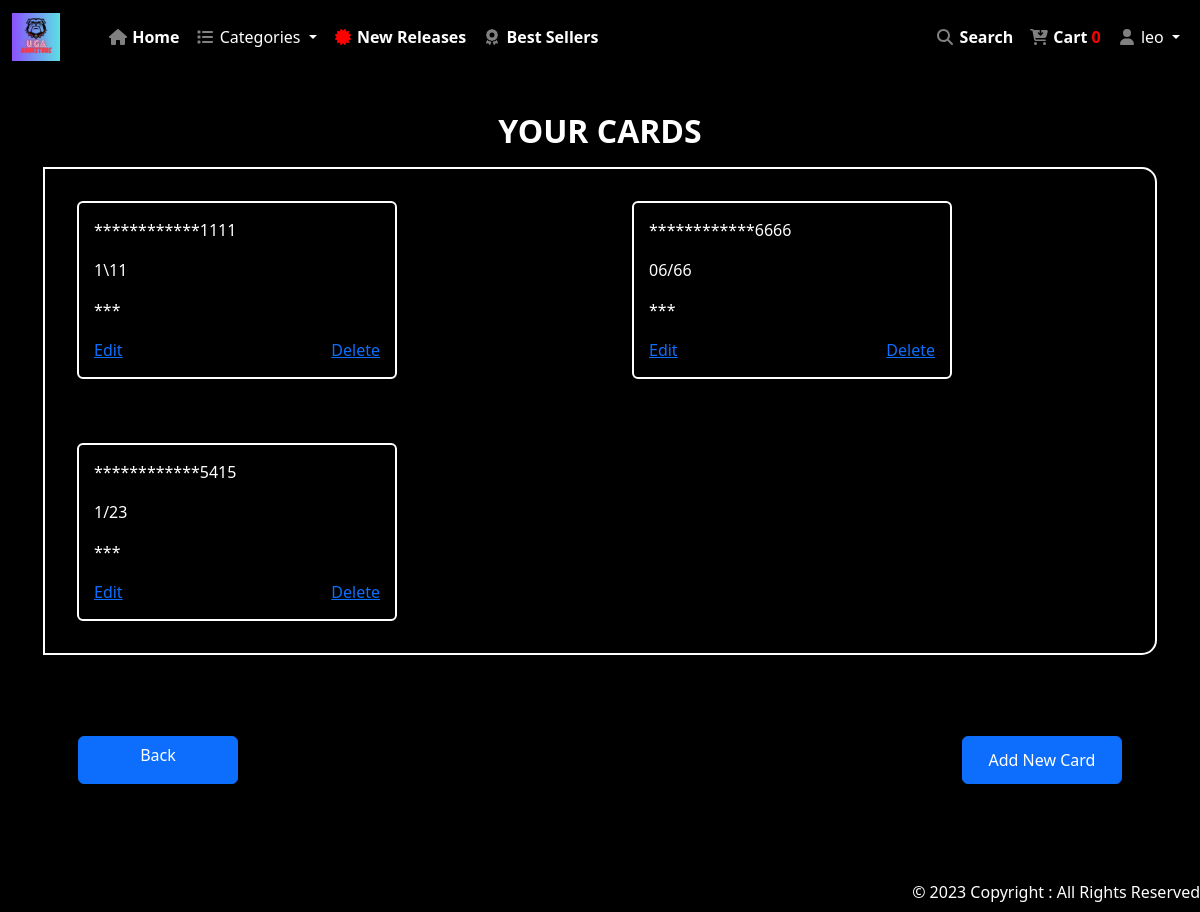
The page /payment (signed in) on the database its author committed.
### app/models.py (models this page shows, shortened)
class Order(models.Model):
    customer = models.ForeignKey(User, on_delete=models.SET_NULL, null=True, blank=True)
    date_ordered = models.DateTimeField(auto_now_add=True)
    complete = models.BooleanField(default=False)
    transaction_id = models.CharField(max_length=100, null=True)
    cart_total = models.DecimalField(max_digits=10, decimal_places=2, default=0.00)
    shipping_address = models.ForeignKey(Address, on_delete=models.SET_NULL, null=True, blank=True)
    credit_card = models.ForeignKey(PaymentDetails, on_delete=models.SET_NULL, null=True, blank=True)
    @property
    def get_cart_items(self):
        orderitems = self.orderitem_set.all()
        total = sum([item.quantity for item in orderitems])
        return total

class User(models.Model):
    account_id = models.IntegerField(unique=True, default=random_number_generator)
    firstname = models.CharField(max_length=100)
    lastname = models.CharField(max_length=100)
    phonenumber = models.CharField(max_length=100)
    email = models.CharField(max_length=100)
    password = models.CharField(max_length=100)
    accept_terms = models.BooleanField(default=False)
    is_active = models.BooleanField(default=False)
    is_loggedin = models.BooleanField(default=False)
    is_admin = models.BooleanField(default=False)
    activation_token = models.CharField(max_length=255, blank=True, null=True)
    reset_token = models.CharField(max_length=255, blank=True, null=True)

class PaymentDetails(models.Model):
    payment_id = models.IntegerField(unique=True, primary_key=True, default=random_id)
    account_id = models.IntegerField()
    card_number = models.CharField(max_length=80, default=' ')
    expiration_date = models.CharField(max_length=5, default=' ', blank=True)
    security_code = models.CharField(max_length=80, default=' ', blank=True)

### app/views.py (the view, shortened to what this page needs)
# urls.py: path('payment', views.PaymentView.as_view(), name="payment"),
class PaymentView(View):
    def decrypt(self, encrypted_value):
        decrypted_value = signing.loads(encrypted_value)
        return decrypted_value
    def get(self, request):
        user = User.objects.get(id=request.session.get('user_id')) if request.session.get('user_id') else None
        user_cards = PaymentDetails.objects.filter(account_id=user.account_id)
        order, created = Order.objects.get_or_create(customer=user, complete=False)
        return render(request, "app/profile/payment.html", {'user': user, 'user_cards': user_cards, 'order': order})

### app/templatetags/custom_filters.py (called while the page is built)
@register.filter
def decrypt_value(encrypted_value):
    return PaymentView().decrypt(encrypted_value)

### app/templates/app/profile/payment.html (shortened to what this page needs)
{% extends 'app/base.html' %}
{% load static %}
{% load static custom_filters %}
{% block main-content %}
<form method="post">
    <section class="gradient-custom-2">
        <div class="container py-5 h-100">
            <div class="text-center">
            <h2 class="fw-bold mb-3 text-uppercase">YOUR CARDS</h2>
            </div>
            <div class="row d-flex justify-content-center align-items-center h-100">
                <div class="col-12">
                    <div class="card card-registration card-registration-2" style="border-radius: 15px; display: flex; flex-direction: column; align-items: center; background-color: black;">
                        <div class="card-body p-0">
                            <div class="row g-0">
                                <div class="bg-indigo text-white" style="background: black; display: flex; flex-wrap: wrap; border: 2px solid white;">
                                    {% for card in user_cards %}
                                        <div class="col-md-6">
                                            <div class="card" style="width: 20rem; margin: 2rem; padding: 15px; background: black; color: white; border: 2px solid white;">
                                                <p>{% with card_number=card.card_number|decrypt_value %}
                                                    ************{{ card_number|slice:"-4:" }}
                                                    {% endwith %}</p>
                                                <p>{{ card.expiration_date }}</p>
                                                <p>***</p>
                                                <div style="display: flex; flex-direction: row; justify-content: space-between;">
                                                    <a href="{% url 'edit_card' payment_id=card.payment_id %}">Edit</a>
                                                    <a href="{% url 'delete_card' payment_id=card.payment_id %}">Delete</a>
                                                </div>
                                            </div>
                                        </div>
                                    {% endfor %}
                                </div>
                            </div>
                        </div>
                    </div>
                </div>
                <div style="width: 100%; margin: 2rem; padding: 3rem; display: flex; flex-direction: row; justify-content: space-between;">
                    <a class="btn btn-primary button-style" href="{% url 'profile' %}" type="button">Back</a>
                    <button class="btn btn-primary button-style" type="submit">Add New Card</button>
                </div>
            </div>
        </div>
    </section>
</form>
{% endblock main-content %}

### app/templates/app/base.html (shortened to what this page needs)
<!DOCTYPE html>
{% load static %}
<html lang="en">
<head>
    <link rel="stylesheet" href="https://cdnjs.cloudflare.com/ajax/libs/font-awesome/4.7.0/css/font-awesome.min.css">
    <link href="https://cdn.jsdelivr.net/npm/bootstrap@5.3.0/dist/css/bootstrap.min.css"
    rel="stylesheet"
>
    <link rel='stylesheet' href={% static 'app/css/owl.carousel.min.css' %} />
    <link rel='stylesheet' href={% static 'app/css/all.min.css' %} />
    <link rel='stylesheet' href={% static 'app/css/style.css' %} />
</head>
<body>
    <nav class="navbar fixed-top navbar-expand-lg bg-body-tertiary" style="background-color: black !important">
        <div class="container" style="width: auto">
            <a class="navbar-brand" href="#">
              <img src="/static/app/images/icons/bulldog.jpg" width="48px" height="48px" alt="">
            </a>
          </div>
        <div class="container-fluid">
          <div class="collapse navbar-collapse" id="navbarSupportedContent">
            <ul class="navbar-nav me-auto mb-2 mb-lg-0">
              <li class="nav-item">
                <a class="nav-link active" aria-current="page" href="{% url 'home' %}"><i class="fa fa-fw fa-home" style="color: grey;"></i> Home</a>
              </li>
              <li class="nav-item dropdown">
                <a class="nav-link dropdown-toggle" href="#" role="button" data-bs-toggle="dropdown" aria-expanded="false">
                  <i class="fa fa-fw fa-list" style="color: grey;"></i>
                  Categories
                </a>
              </li>
              <li class="nav-item">
                <a class="nav-link active" aria-current="page" href="{% url 'new-releases' %}" style="width: max-content"><i class="fa fa-fw fa-certificate" style="color: red;"></i> New Releases</a>
              </li>
              <li class="nav-item">
                <a class="nav-link active" aria-current="page" href="{% url 'top-sellers' %}" style="width: max-content"><i class="fa fa-fw fa-award" style="color: grey;"></i> Best Sellers</a>
              </li>
            </ul>
          </div>
          <ul class="navbar-nav me-auto mb-2 mb-lg-0">
            <li class="nav-item">
              <a class="nav-link active" aria-current="page" href="{% url 'search' %}" style="width: max-content"><i class="fa fa-fw fa-search" style="color: grey;"></i> Search</a>
            </li>
            {% if user.is_active %}
            <li class="nav-item">
              <a class="nav-link active" aria-current="page" href="{% url 'cart' %}"><i class="fa fa-fw fa-cart-arrow-down" style="color: grey;"></i> Cart <span style="color: red;">{{order.get_cart_items}}</span>
              </a>
            </li>
              <li class="nav-item dropdown">
                <a class="nav-link dropdown-toggle" href="#" role="button" data-bs-toggle="dropdown" aria-expanded="false">
                  <i class="fa fa-fw fa-user" style="color: grey;"></i> {{ user.firstname }}
                </a>
              </li>
            {% endif %}
          </ul>
        </div>
      </nav>
      {% block main-content %}{% endblock main-content %}
      <footer class="footer-style fixed-bottom">
        © 2023 Copyright : All Rights Reserved
      </footer>
</body>
</html>

### app/static/app/css/style.css (style rules this page uses)
.nav-item { font-weight: 700; }
.nav-link { color: white !important; }
.footer-style { background: black; color: white; height: 2rem; font-size: 1rem; font-weight: 500; display: flex; justify-content: flex-end; }
.dropdown-toggle { background-color: black; color: white; font-weight: 500; }
.gradient-custom-2 { background: black; margin-top: 4rem; }
.bg-indigo { background-color: white; }
@media (min-width: 992px) { .card-registration-2 .bg-indigo { border-top-right-radius: 15px; border-bottom-right-radius: 15px; } }
.button-style { height: 3rem; width: 10rem; }
.fw-bold { color: white !important; }

### app/templates/app/base.html (style rules this page uses)
body { background-color: black; }

### rows shown on the page
Order: get_cart_items "0"
User: firstname "leo"
PaymentDetails: value "1111", expiration_date "1\\11"
PaymentDetails: value "6666", expiration_date "06/66"
PaymentDetails: value "5415", expiration_date "1/23"
